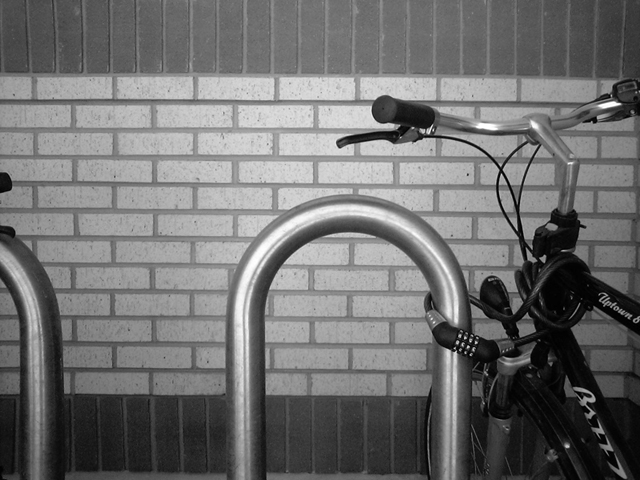
#> input picture 08_obdelava_2d_signalov_II/slike/Bikesgray.jpg, 640 x 480 px
$ python morfoloske_operacije.py
#> lines starting #> are read from the running program, lines starting #| are printed output that depends on the picture; after the words box and inside, x2 and y2 are one past the last pixel; in counts of white or black regions, pixels touching at a corner belong together
import numpy as np
import matplotlib.pyplot as plt
from scipy.ndimage import binary_erosion, binary_dilation

def open(slika: np.ndarray, jedro: np.ndarray) -> np.ndarray:
    eroded_image = binary_erosion(slika, structure=jedro)   # erodes away white regions
    opened_image = binary_dilation(eroded_image, structure=jedro)   # dilates (expands) remaining region
    return opened_image

def close(slika: np.ndarray, jedro: np.ndarray) -> np.ndarray:
    dilated_image = binary_dilation(slika, structure=jedro)      # expands white regions
    closed_image = binary_erosion(dilated_image, structure=jedro)   # erodes away small foregrounds that have been created with dilation
    return closed_image

def hit_miss(slika: np.ndarray, jedro_hit: np.ndarray, jedro_miss: np.ndarray) -> np.ndarray:
    eroded_hit = binary_erosion(slika, structure=jedro_hit)
    eroded_miss = binary_erosion(~slika, structure=jedro_miss)
    # taking intersection of hit and miss
    hit_miss_image = eroded_hit & eroded_miss
    return hit_miss_image

if __name__ == '__main__':
    # grayscale to binary
    image = plt.imread('slike/Bikesgray.jpg')
#> image is the input picture: shape (480, 640); min 0, max 255, mean 112.2
    threshold = 100

    binary_image = image > threshold
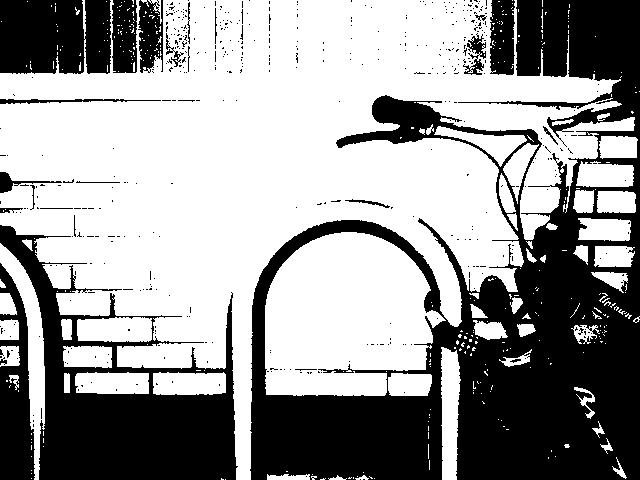
#> binary_image: shape (480, 640) bool; 60.2% white; 480 black regions (454 under 20 px), largest, box (x1, y1, x2, y2) and area: (250, 0, 640, 480) 78855, (0, 225, 238, 480) 23203, (0, 0, 111, 74) 7788

    kernel_size_open = 5
    kernel_size_close = 5
    kernel_size_hit = 5
    kernel_size_miss = 5

    jedro_open = np.ones((kernel_size_open, kernel_size_open), bool)
    jedro_close = np.ones((kernel_size_close, kernel_size_close), bool)
    jedro_hit = np.random.choice([True, False], size=(kernel_size_hit, kernel_size_hit))
    jedro_miss = np.random.choice([True, False], size=(kernel_size_miss, kernel_size_miss))


    opened_image = open(binary_image, jedro_open)
#> in open, `eroded_image = binary_erosion(slika, structure=jedro)`:
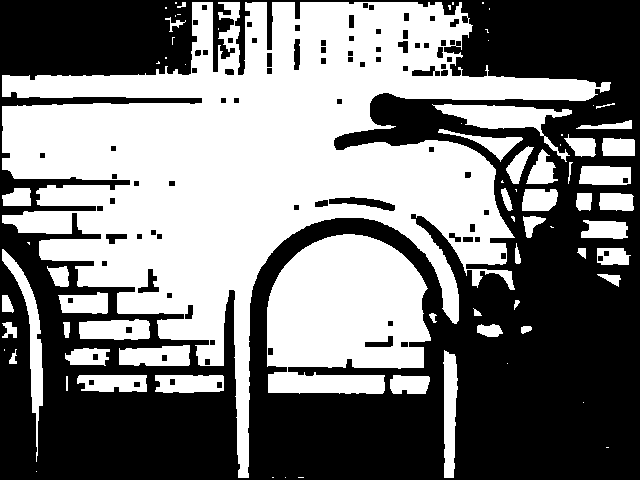
#> eroded_image: shape (480, 640) bool; 48.1% white; 77 white regions (32 under 20 px), largest, box (x1, y1, x2, y2) and area: (2, 2, 611, 478) 105581, (267, 234, 431, 394) 20305, (432, 104, 572, 162) 2305
#> in open, `opened_image = binary_dilation(eroded_image, structure=jedro)`:
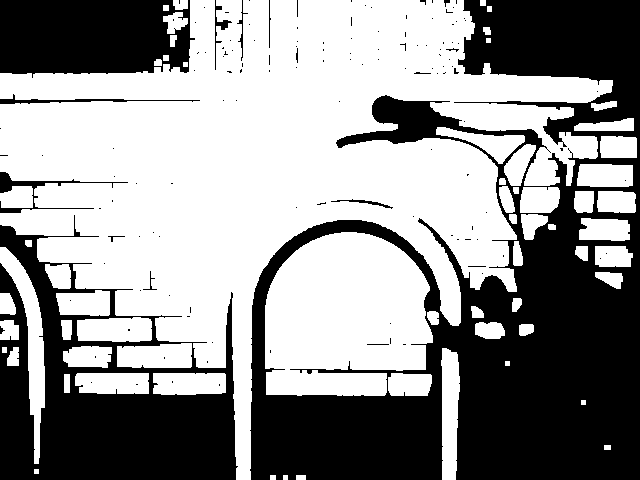
#> opened_image: shape (480, 640) bool; 57.5% white; 139 black regions (123 under 20 px), largest, box (x1, y1, x2, y2) and area: (250, 0, 640, 480) 86408, (0, 215, 238, 480) 29009, (0, 0, 195, 78) 13026
    closed_image = close(binary_image, jedro_close)
#> in close, `dilated_image = binary_dilation(slika, structure=jedro)`:
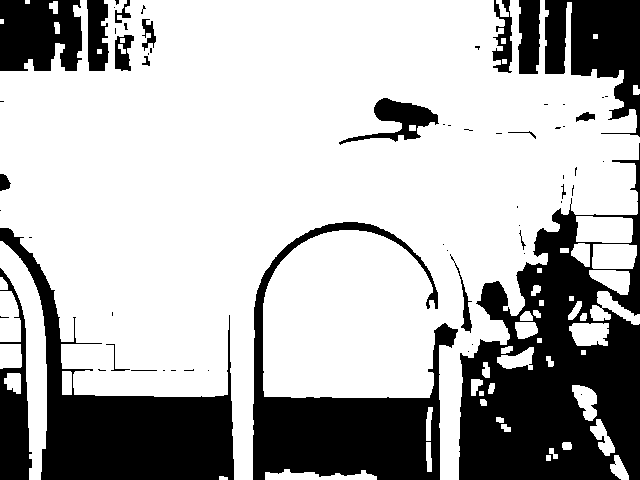
#> dilated_image: shape (480, 640) bool; 70.5% white; 63 black regions (41 under 20 px), largest, box (x1, y1, x2, y2) and area: (459, 143, 640, 480) 31527, (0, 228, 234, 480) 18556, (253, 222, 458, 480) 17564
#> in close, `closed_image = binary_erosion(dilated_image, structure=jedro)`:
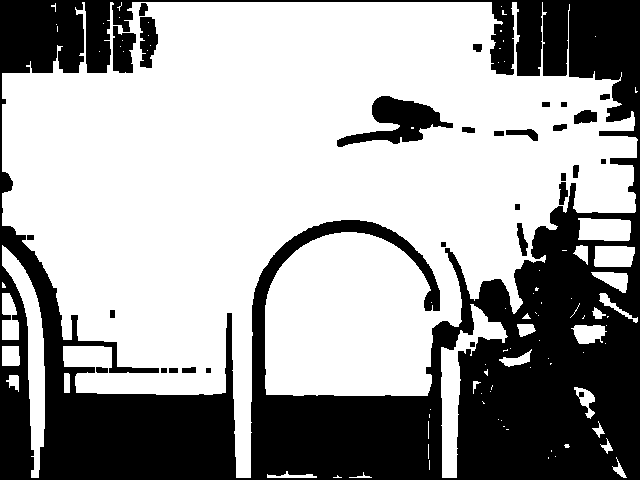
#> closed_image: shape (480, 640) bool; 63.2% white; 29 black regions, largest, box (x1, y1, x2, y2) and area: (0, 0, 640, 480) 107141, (337, 96, 453, 147) 2528, (113, 26, 136, 73) 813
    hit_miss_image = hit_miss(binary_image, jedro_hit, jedro_miss)
#> in hit_miss, `eroded_hit = binary_erosion(slika, structure=jedro_hit)`:
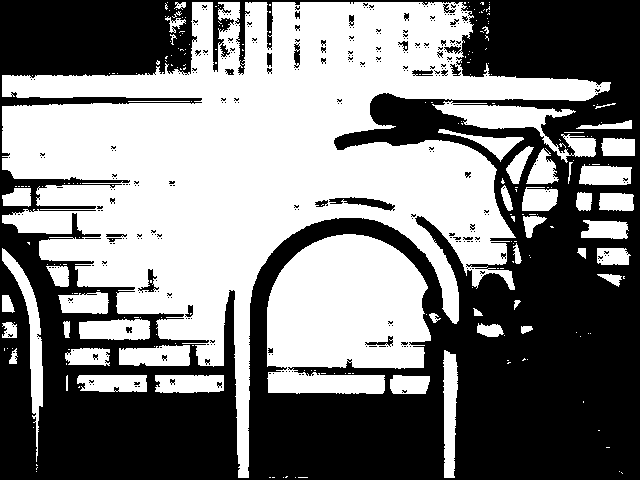
#> eroded_hit: shape (480, 640) bool; 49.5% white; 243 white regions (194 under 20 px), largest, box (x1, y1, x2, y2) and area: (2, 2, 611, 478) 108174, (267, 234, 431, 394) 20590, (432, 101, 596, 163) 2954
#> in hit_miss, `eroded_miss = binary_erosion(~slika, structure=jedro_miss)`:
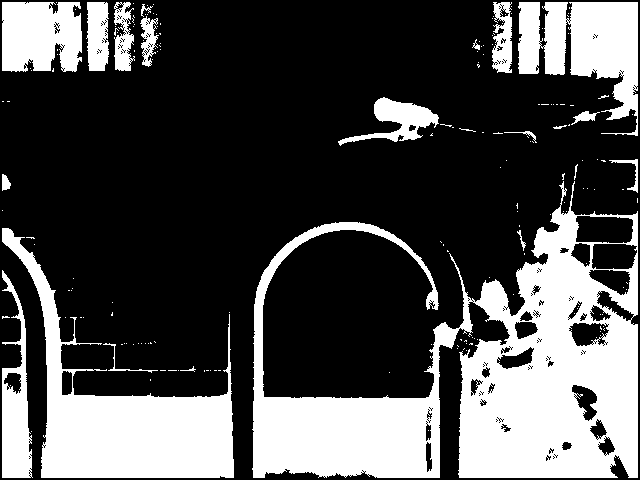
#> eroded_miss: shape (480, 640) bool; 30.3% white; 185 white regions (163 under 20 px), largest, box (x1, y1, x2, y2) and area: (252, 181, 638, 478) 50662, (2, 228, 234, 478) 18398, (518, 2, 638, 136) 8900
#> in hit_miss, `hit_miss_image = eroded_hit & eroded_miss`: hit_miss_image: shape (480, 640) bool; every value is 0

    plt.subplot(2, 2, 1)
    plt.imshow(image)
    plt.title('Original Image')

    plt.subplot(2, 2, 2)
    plt.imshow(opened_image)
    plt.title('Opened Image')

    plt.subplot(2, 2, 3)
    plt.imshow(closed_image)
    plt.title('Closed Image')

    plt.subplot(2, 2, 4)
    plt.imshow(hit_miss_image)
    plt.title('Hit-Miss Image')

    plt.tight_layout()
    plt.show()
